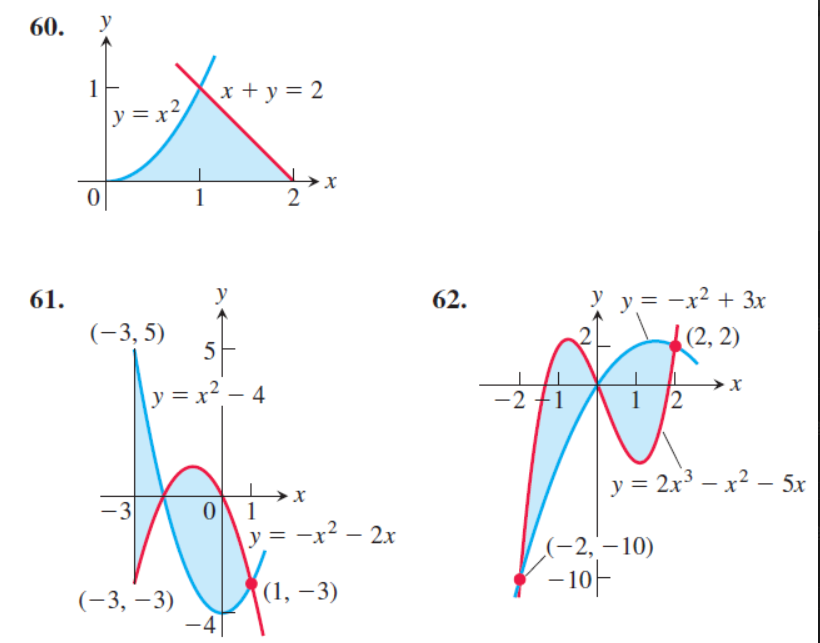
#> input picture ex.png, 820 x 643 px
$ python border.py
#> lines starting #> are read from the running program, lines starting #| are printed output that depends on the picture
from PIL import Image , ImageOps

img = Image.open("ex.png")
#> img is the input picture: PIL image 820x643 RGBA; mean R, G, B, A 247.3, 248.4, 249.9, 255

bordered = ImageOps.expand(img,border=10,fill='red')
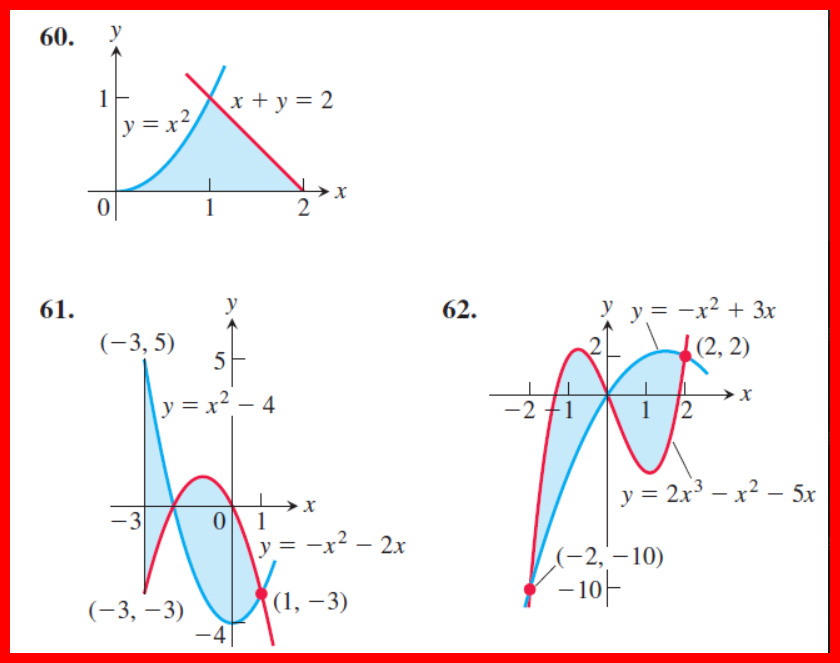
#> bordered: PIL image 840x663 RGBA; mean R, G, B, A 247.7, 235.2, 236.6, 255
bordered.save("output_border1.png")
